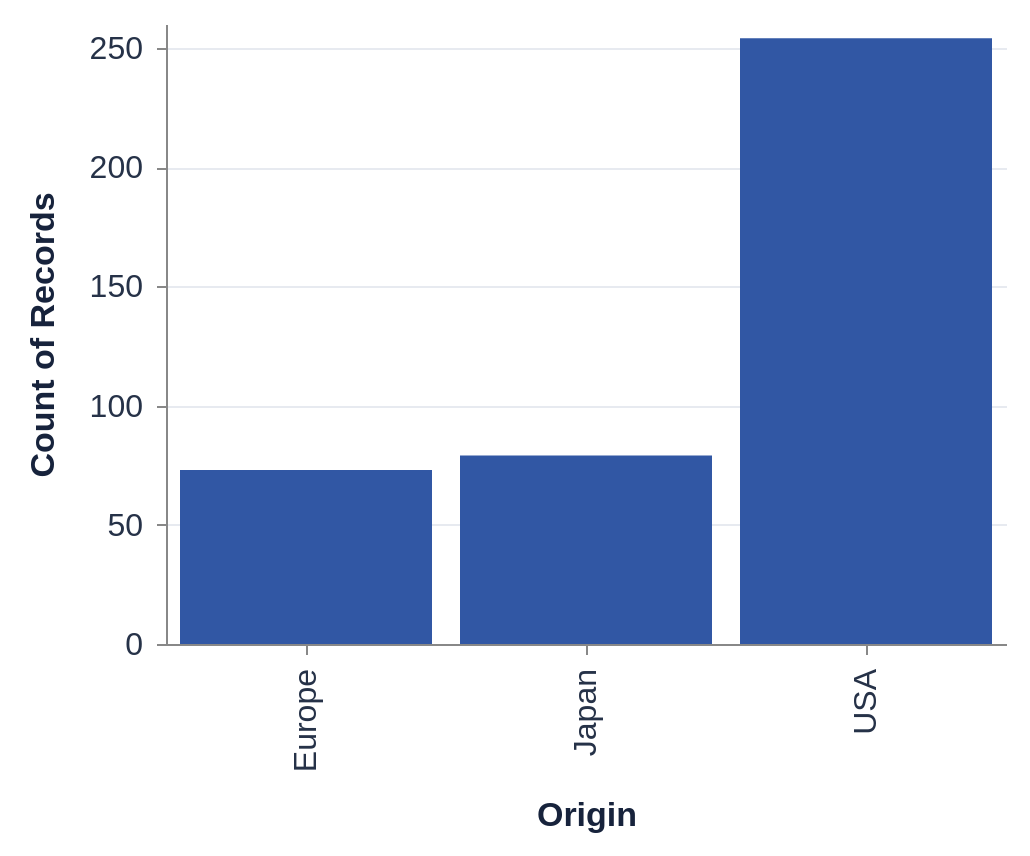

Vega-Lite specification stored for this chart:
### Vega-Lite specification from a JSON file in a GitHub repository (floating-point values rounded to 4 significant figures; data arrays with more than 128 entries replaced by an {"elided": "..."} marker saying what was removed)
{"$schema": "https://vega.github.io/schema/vega-lite/v6.json", "data": {"values": {"elided": "406 records"}}, "mark": "bar", "encoding": {"x": {"field": "Origin", "type": "nominal"}, "y": {"aggregate": "count", "type": "quantitative"}}, "width": 420, "height": 310, "padding": 12, "background": "#ffffff", "config": {"font": "Arial", "view": {"stroke": null}, "axis": {"labelFontSize": 16, "titleFontSize": 17, "titlePadding": 14, "labelPadding": 7, "gridColor": "#e7eaf0", "tickCount": 5, "labelColor": "#263248", "titleColor": "#17233c"}, "legend": {"orient": "top", "labelFontSize": 15, "titleFontSize": 16, "padding": 8, "symbolSize": 70}, "mark": {"color": "#3157a4"}, "point": {"size": 45, "strokeWidth": 1.4}, "circle": {"size": 38}, "line": {"strokeWidth": 2.5}, "range": {"category": ["#3157a4", "#c9455a", "#258276"]}}}
